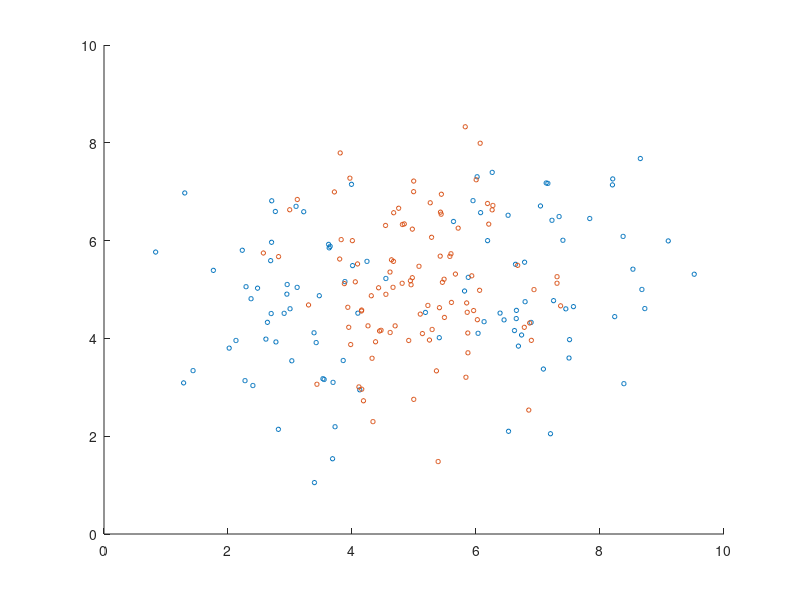

The MATLAB source for this figure: (Note: this script raises an error after producing the figure.)
clear all;
close all;

load('data_lvq_A.mat');
load('data_lvq_B.mat');

figure; hold on;
scatter(matA(:, 1), matA(:, 2), 10, 'b.');
scatter(matB(:, 1), matB(:, 2), 10, 'rs');

data = [matA; matB];
labels = [zeros(length(matA), 1); ones(length(matB), 1)];

prots = mylvq1(0.001, 1000, 4, data, labels);

scatter(prots(1:end/2, 1), prots(1:end/2, 2), 100, 'bo');
scatter(prots(end/2+1:end, 1), prots(end/2+1:end, 2), 100, 'rd');
legend(['matA'; 'matB'; 'proA'; 'proB']);